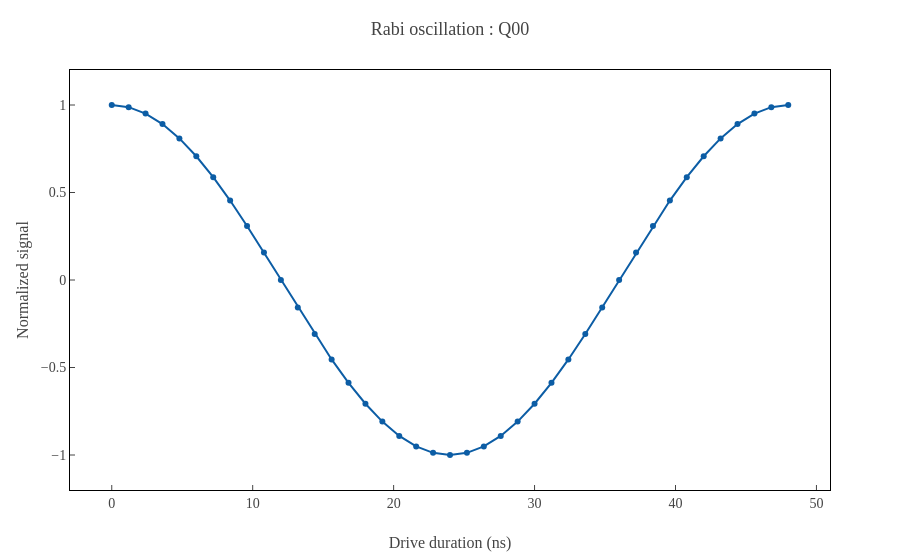
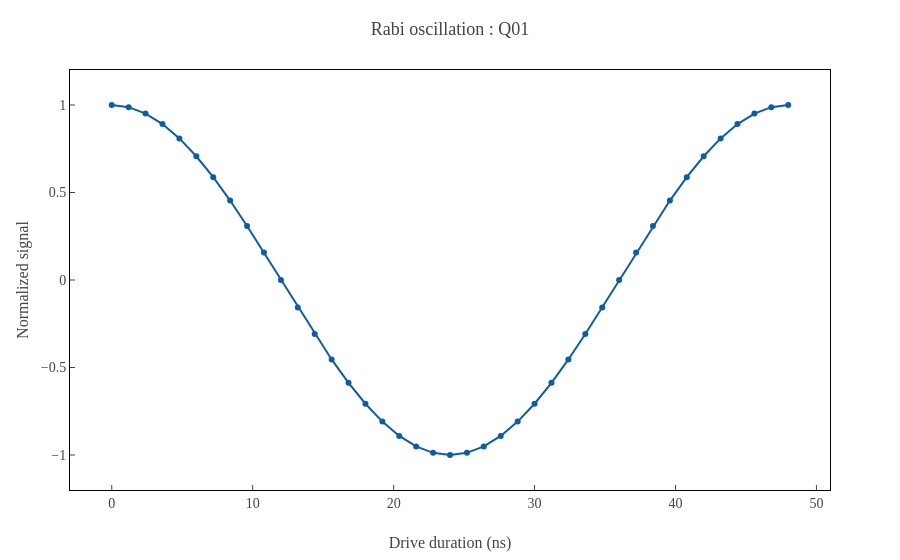
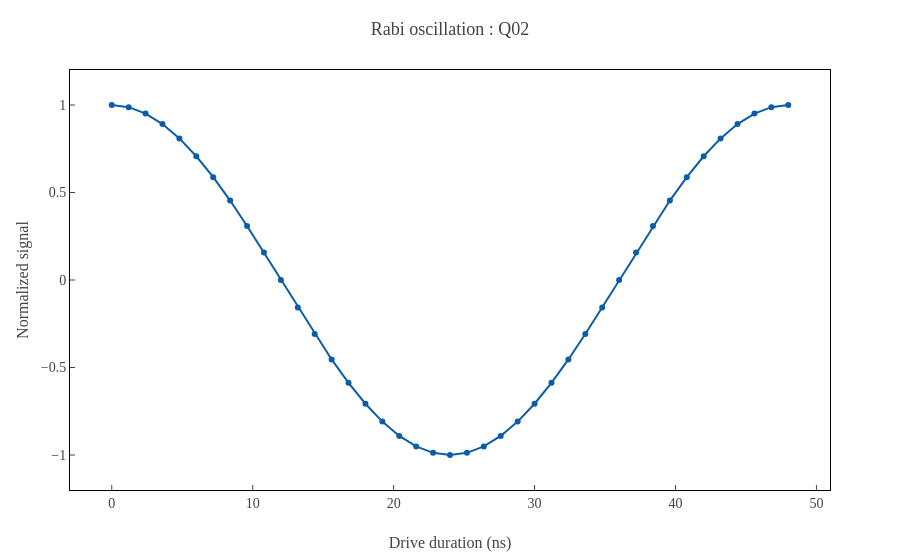
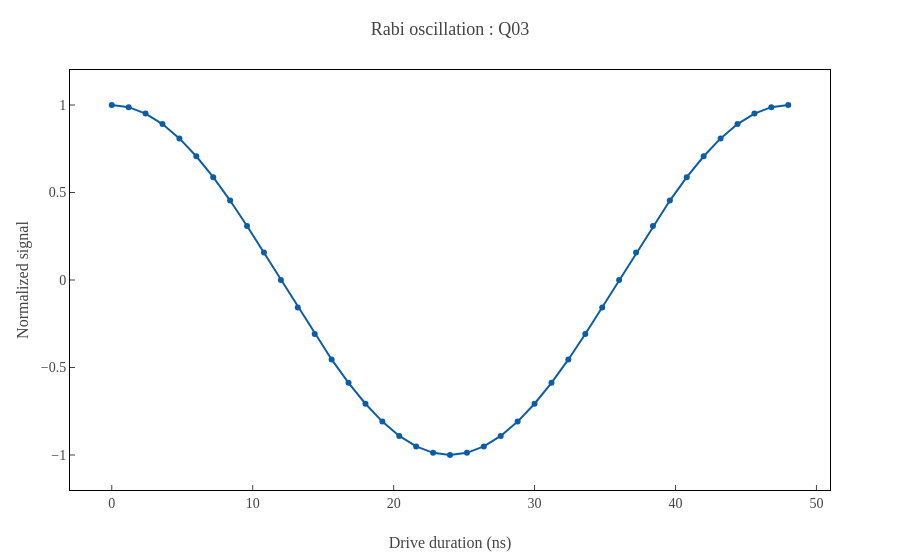

Write notebook code for charts like these, in order.
### Markdown cell above
## 4. Prepare the `ge` pulse set

Measure a baseline Rabi oscillation, calibrate the half-pi pulse, and save the note before building the 2-state classifier.

### Code cell
rabi_result = exp_ge.obtain_rabi_params()
hpi_result = exp_ge.calibrate_hpi_pulse()
exp_ge.calib_note.save()

### Figure 1 — Plotly figure (JSON) as saved in the notebook; plotly's stock layout.template omitted (floating-point values rounded to 4 significant figures)
{"data": [{"mode": "markers+lines", "type": "scatter", "x": [0, 1.2, 2.4, 3.6, 4.8, 6, 7.2, 8.4, 9.6, 10.8, 12, 13.2, 14.4, 15.6, 16.8, 18, 19.2, 20.4, 21.6, 22.8, 24, 25.2, 26.4, 27.6, 28.8, 30, 31.2, 32.4, 33.6, 34.8, 36, 37.2, 38.4, 39.6, 40.8, 42, 43.2, 44.4, 45.6, 46.8, 48], "y": [1, 0.9877, 0.9511, 0.891, 0.809, 0.7071, 0.5878, 0.454, 0.309, 0.1564, 6.123e-17, -0.1564, -0.309, -0.454, -0.5878, -0.7071, -0.809, -0.891, -0.9511, -0.9877, -1, -0.9877, -0.9511, -0.891, -0.809, -0.7071, -0.5878, -0.454, -0.309, -0.1564, -1.837e-16, 0.1564, 0.309, 0.454, 0.5878, 0.7071, 0.809, 0.891, 0.9511, 0.9877, 1]}], "layout": {"title": {"text": "Rabi oscillation : Q00"}, "xaxis": {"title": {"text": "Drive duration (ns)"}}, "yaxis": {"range": [-1.2, 1.2], "title": {"text": "Normalized signal"}}}}

### Figure 2 — Plotly figure (JSON) as saved in the notebook; plotly's stock layout.template omitted (floating-point values rounded to 4 significant figures)
{"data": [{"mode": "markers+lines", "type": "scatter", "x": [0, 1.2, 2.4, 3.6, 4.8, 6, 7.2, 8.4, 9.6, 10.8, 12, 13.2, 14.4, 15.6, 16.8, 18, 19.2, 20.4, 21.6, 22.8, 24, 25.2, 26.4, 27.6, 28.8, 30, 31.2, 32.4, 33.6, 34.8, 36, 37.2, 38.4, 39.6, 40.8, 42, 43.2, 44.4, 45.6, 46.8, 48], "y": [1, 0.9877, 0.9511, 0.891, 0.809, 0.7071, 0.5878, 0.454, 0.309, 0.1564, 6.123e-17, -0.1564, -0.309, -0.454, -0.5878, -0.7071, -0.809, -0.891, -0.9511, -0.9877, -1, -0.9877, -0.9511, -0.891, -0.809, -0.7071, -0.5878, -0.454, -0.309, -0.1564, -1.837e-16, 0.1564, 0.309, 0.454, 0.5878, 0.7071, 0.809, 0.891, 0.9511, 0.9877, 1]}], "layout": {"title": {"text": "Rabi oscillation : Q01"}, "xaxis": {"title": {"text": "Drive duration (ns)"}}, "yaxis": {"range": [-1.2, 1.2], "title": {"text": "Normalized signal"}}}}

### Figure 3 — Plotly figure (JSON) as saved in the notebook; plotly's stock layout.template omitted (floating-point values rounded to 4 significant figures)
{"data": [{"mode": "markers+lines", "type": "scatter", "x": [0, 1.2, 2.4, 3.6, 4.8, 6, 7.2, 8.4, 9.6, 10.8, 12, 13.2, 14.4, 15.6, 16.8, 18, 19.2, 20.4, 21.6, 22.8, 24, 25.2, 26.4, 27.6, 28.8, 30, 31.2, 32.4, 33.6, 34.8, 36, 37.2, 38.4, 39.6, 40.8, 42, 43.2, 44.4, 45.6, 46.8, 48], "y": [1, 0.9877, 0.9511, 0.891, 0.809, 0.7071, 0.5878, 0.454, 0.309, 0.1564, 6.123e-17, -0.1564, -0.309, -0.454, -0.5878, -0.7071, -0.809, -0.891, -0.9511, -0.9877, -1, -0.9877, -0.9511, -0.891, -0.809, -0.7071, -0.5878, -0.454, -0.309, -0.1564, -1.837e-16, 0.1564, 0.309, 0.454, 0.5878, 0.7071, 0.809, 0.891, 0.9511, 0.9877, 1]}], "layout": {"title": {"text": "Rabi oscillation : Q02"}, "xaxis": {"title": {"text": "Drive duration (ns)"}}, "yaxis": {"range": [-1.2, 1.2], "title": {"text": "Normalized signal"}}}}

### Figure 4 — Plotly figure (JSON) as saved in the notebook; plotly's stock layout.template omitted (floating-point values rounded to 4 significant figures)
{"data": [{"mode": "markers+lines", "type": "scatter", "x": [0, 1.2, 2.4, 3.6, 4.8, 6, 7.2, 8.4, 9.6, 10.8, 12, 13.2, 14.4, 15.6, 16.8, 18, 19.2, 20.4, 21.6, 22.8, 24, 25.2, 26.4, 27.6, 28.8, 30, 31.2, 32.4, 33.6, 34.8, 36, 37.2, 38.4, 39.6, 40.8, 42, 43.2, 44.4, 45.6, 46.8, 48], "y": [1, 0.9877, 0.9511, 0.891, 0.809, 0.7071, 0.5878, 0.454, 0.309, 0.1564, 6.123e-17, -0.1564, -0.309, -0.454, -0.5878, -0.7071, -0.809, -0.891, -0.9511, -0.9877, -1, -0.9877, -0.9511, -0.891, -0.809, -0.7071, -0.5878, -0.454, -0.309, -0.1564, -1.837e-16, 0.1564, 0.309, 0.454, 0.5878, 0.7071, 0.809, 0.891, 0.9511, 0.9877, 1]}], "layout": {"title": {"text": "Rabi oscillation : Q03"}, "xaxis": {"title": {"text": "Drive duration (ns)"}}, "yaxis": {"range": [-1.2, 1.2], "title": {"text": "Normalized signal"}}}}
